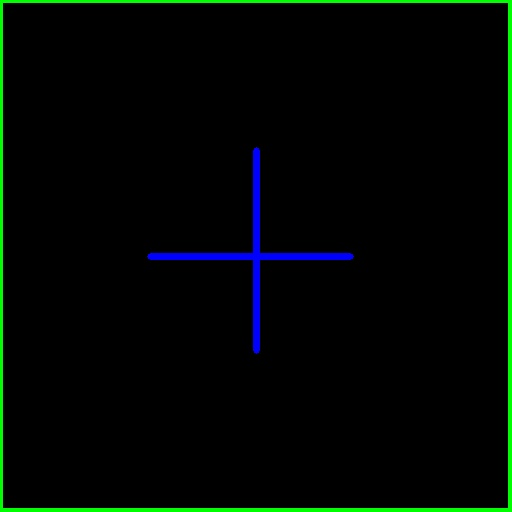
#> input picture test_sample/sample.jpg, 512 x 512 px, found by its file name
$ python main_img_fileoutput_canma.py
#> lines starting #> are read from the running program, lines starting #| are printed output that depends on the picture; after the words box and inside, x2 and y2 are one past the last pixel; in counts of white or black regions, pixels touching at a corner belong together
'''
動画を取り込む。
動画のサイズを落とす。 640 * 480
動画を２値化を行う。
エッジ検出を行う。
座標を取り出す。
ファイルとして出力する。
new カンマ区切りにする。
'''

import numpy as np
import cv2
import socket
import math
from matplotlib import pyplot as plt

#define
#Curryのしきい値
Edge_min = 0
Edge_max = 10 #読み込まれる線が1pxの幅だと100では認識しない。


file_path='C:/Users/herom/Desktop/NY_Laser_Project/test_sample/sample.jpg'

lazer_on_message='lazer_on,'
lazer_off_message='lazer_off,'
frame_start_message='frame_start,'
frame_end_message='frame_end,'
'''
def send_udp_message(message):
    try:
        udp.sendto(message.encode(), address) #文字列をバイトデータに変換してaddress宛に送信
    except KeyboardInterrupt:#強制終了を検知したらソケットを閉じる
        udp.close()
'''

# アスペクト比を固定して、指定した解像度にリサイズする。
def scale_to_resolation(img, resolation):
    h, w = img.shape[:2]
    scale = math.sqrt(resolation / (h * w))
    return cv2.resize(img, dsize=None, fx=scale, fy=scale)

    # アスペクト比を固定して、指定した大きさに収まるようリサイズする。
def scale_box(img, width, height):
    scale = min(width / img.shape[1], height / img.shape[0])
    return cv2.resize(img, dsize=None, fx=scale, fy=scale)

def my_len(l):#リストの数を数える
    count = 0
    if isinstance(l, list):
        for v in l:
            count += my_len(v)
        return count
    else:
        return 1

#画像を取り込む
try:
    img = cv2.imread(file_path,cv2.IMREAD_UNCHANGED)
#> img is the input picture: shape (512, 512, 3); mean B, G, R 3.2, 7, 0.5
    print (img.shape)
#| (512, 512, 3)

#取り込めなかった場合。
except cv2.error:
    print('you can not open file')

#send_message初期化
send_message=''


#dst = scale_to_resolation(img, 640 * 480)
dst=scale_box(img,640,480)
#黒い画像をdst後のスケールで作成する
black_img = np.zeros((dst.shape[0],dst.shape[1],3), np.uint8)
print(dst.shape)
#| (480, 480, 3)
#ブラーをかけてノイズを飛ばす。
blur=cv2.blur(dst,(3,3))
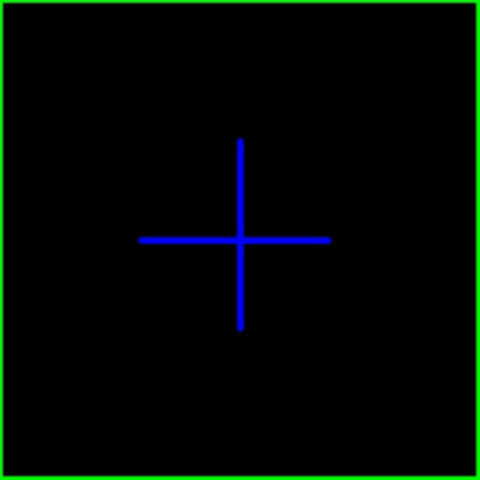
#> blur: shape (480, 480, 3); mean B, G, R 3.3, 7, 0.5
# グレースケース化
gray = cv2.cvtColor(blur, cv2.COLOR_BGR2GRAY)
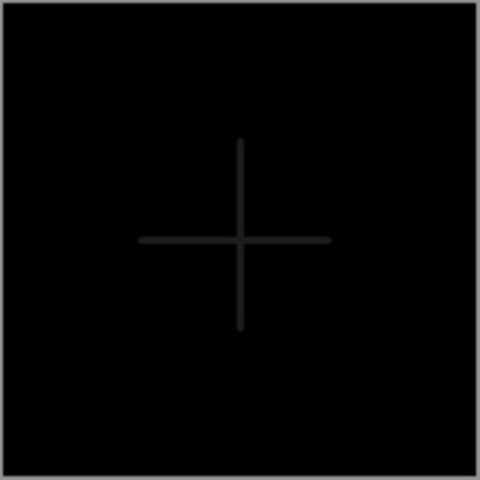
#> gray: shape (480, 480); min 0, max 151, mean 4.6

#CannyにてEdge取り出し。
edges = cv2.Canny(gray,Edge_min,Edge_max)
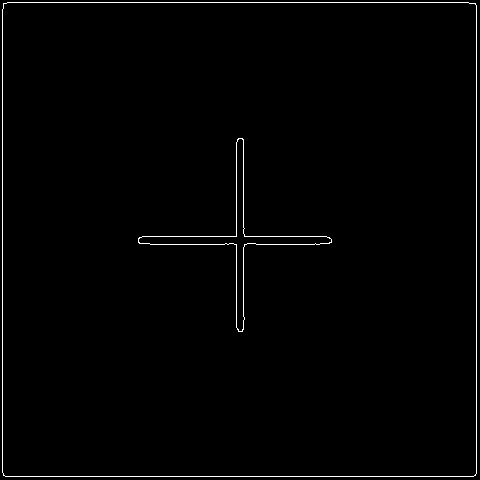
#> edges: shape (480, 480); 1.2% white in thin lines or dots

#二値化
ret,thresh2 = cv2.threshold(edges,127,255,cv2.THRESH_BINARY)

#output_image
output = thresh2

#輪郭の取り出し
contours, hierarchy = cv2.findContours(thresh2,cv2.RETR_TREE,cv2.CHAIN_APPROX_SIMPLE)
#> contours = 4 contours; box (x1, y1, x2, y2) and area: (2, 2, 477, 477) 224648, (2, 2, 477, 477) 224646, (138, 138, 332, 332) 2786, (138, 138, 332, 332) 2773

#輪郭を描画
cv2.drawContours(black_img, contours, -1, (0,255,255), 1)
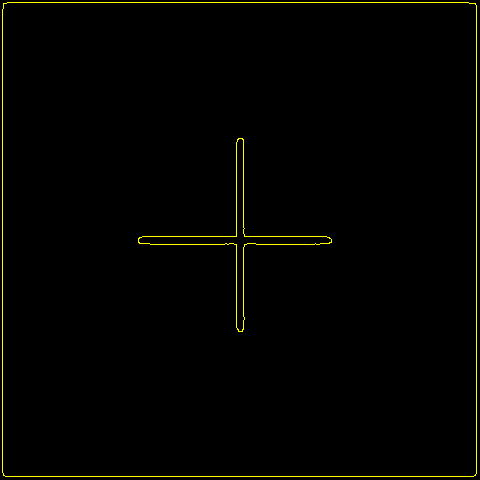
#> black_img: shape (480, 480, 3); mean of channels 0, 1, 2 0, 2.9, 2.9; drawn as B, G, R

#'''udpの送信でFPSが落ちる。おそらくpytyon状のfor分の影響だと考えられる。
#ポイントの数を下げる関数を考えるかｃ＋＋にするか。
#send_udp_message(frame_start_message)
send_message=send_message+frame_start_message
for i in range(len(contours)):
    #print(my_len(contours))
    first_flag=1
    #send_udp_message(lazer_off_message)
    send_message=send_message+lazer_off_message
    for j in range(len(contours[i])):
        for k in range(len(contours[i][j])):
            #print(len(contours[i][j]))
            data=', '.join(map(str, contours[i][j][k]))
            msg = data #送信する文字列
            #print(msg)
            if first_flag==1:
                first_flag=0
            elif first_flag==0:
                #send_udp_message(lazer_on_message)
                send_message=send_message+lazer_on_message
                first_flag=2
            #send_udp_message(msg)
            send_message=send_message+msg
            send_message=send_message+','
#> this loop made 4 passes
send_message=send_message+frame_end_message

#'''


path_w = 'C:/Users/herom/Desktop/NY_Laser_Project/output/img_test.txt'

s = send_message

with open(path_w, mode='w') as f:
    f.write(s)

plt.imshow(black_img)
plt.xticks([]), plt.yticks([])  # to hide tick values on X and Y axis
plt.show()
